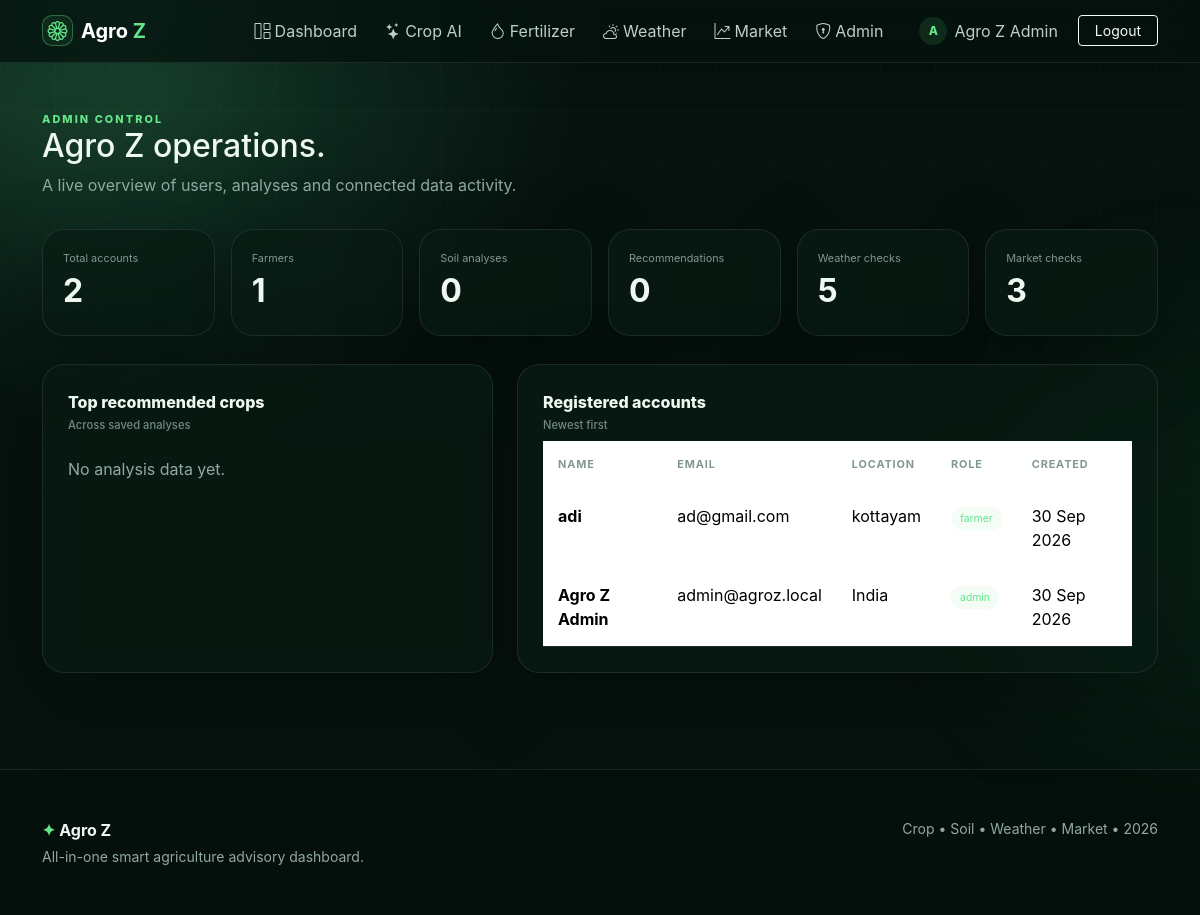
The page /admin (signed in) on the database its author committed.
### app.py (models this page shows)
class User(db.Model):
    __tablename__ = "users"
    id = db.Column(db.Integer, primary_key=True)
    name = db.Column(db.String(120), nullable=False)
    email = db.Column(db.String(255), unique=True, nullable=False, index=True)
    password_hash = db.Column(db.String(255), nullable=False)
    location = db.Column(db.String(255), default="")
    role = db.Column(db.String(30), default="farmer", nullable=False)
    created_at = db.Column(db.DateTime(timezone=True), default=now, nullable=False)

### app.py (the view)
@app.route("/admin")
@login_required
@admin_required
def admin():
    users = User.query.order_by(User.id.desc()).all()
    stats = {
        "users": User.query.count(),
        "farmers": User.query.filter_by(role="farmer").count(),
        "soil": SoilInput.query.count(),
        "recommendations": Recommendation.query.count(),
        "weather": WeatherLog.query.count(),
        "market": MarketLog.query.count(),
    }
    top = db.session.query(Recommendation.crop, func.count(Recommendation.id).label("count")).group_by(Recommendation.crop).order_by(func.count(Recommendation.id).desc()).limit(5).all()
    return render_template("admin.html", users=users, stats=stats, top_crops=top)

### app.py (called while the page is built)
def now():
    return datetime.now(timezone.utc)

def login_required(fn):
    @wraps(fn)
    def wrapper(*args, **kwargs):
        if "user_id" not in session:
            return redirect(url_for("login"))
        return fn(*args, **kwargs)
    return wrapper

def admin_required(fn):
    @wraps(fn)
    def wrapper(*args, **kwargs):
        if session.get("role") != "admin":
            flash("Admin access required.", "error")
            return redirect(url_for("dashboard"))
        return fn(*args, **kwargs)
    return wrapper

@app.context_processor
def inject_globals():
    return {"app_year": now().year}

### templates/admin.html
{% extends "base.html" %}{% block title %}Admin — Agro Z{% endblock %}{% block content %}
<div class="container py-5"><div class="eyebrow">ADMIN CONTROL</div><h2>Agro Z operations.</h2><p class="muted">A live overview of users, analyses and connected data activity.</p>
<div class="row g-3 mt-2">{% for label,val in [('Total accounts',stats.users),('Farmers',stats.farmers),('Soil analyses',stats.soil),('Recommendations',stats.recommendations),('Weather checks',stats.weather),('Market checks',stats.market)] %}<div class="col-6 col-md-4 col-xl-2"><div class="stat-card glass"><small>{{ label }}</small><b>{{ val }}</b></div></div>{% endfor %}</div>
<div class="row g-4 mt-1"><div class="col-lg-5"><div class="panel glass h-100"><div class="panel-title"><div><span>Top recommended crops</span><small>Across saved analyses</small></div></div>{% for crop,count in top_crops %}<div class="rank-row"><span>{{ loop.index }}</span><b>{{ crop }}</b><strong>{{ count }}</strong></div>{% else %}<p class="muted mt-4">No analysis data yet.</p>{% endfor %}</div></div>
<div class="col-lg-7"><div class="panel glass"><div class="panel-title"><div><span>Registered accounts</span><small>Newest first</small></div></div><div class="table-responsive mt-2"><table class="table ag-table"><thead><tr><th>Name</th><th>Email</th><th>Location</th><th>Role</th><th>Created</th></tr></thead><tbody>{% for u in users %}<tr><td><b>{{ u.name }}</b></td><td>{{ u.email }}</td><td>{{ u.location or '—' }}</td><td><span class="role-pill">{{ u.role }}</span></td><td>{{ u.created_at.strftime('%d %b %Y') }}</td></tr>{% endfor %}</tbody></table></div></div></div></div>
</div>{% endblock %}

### templates/base.html (shortened to what this page needs)
<!doctype html>
<html lang="en">
<head>
<link rel="preconnect" href="https://cdn.jsdelivr.net"><link href="https://cdn.jsdelivr.net/npm/bootstrap@5.3.3/dist/css/bootstrap.min.css" rel="stylesheet">
<link href="https://cdn.jsdelivr.net/npm/bootstrap-icons@1.11.3/font/bootstrap-icons.css" rel="stylesheet">
<link rel="stylesheet" href="{{ url_for('static', filename='css/style.css') }}">
</head>
<body>
<div class="bg-orb orb-a"></div><div class="bg-orb orb-b"></div>
<nav class="navbar navbar-expand-lg navbar-dark ag-nav sticky-top"><div class="container">
<a class="navbar-brand fw-bold d-flex align-items-center gap-2" href="{{ url_for('index') }}"><span class="brand-mark"><i class="bi bi-flower1"></i></span><span>Agro <span class="brand-z">Z</span></span></a>
<div class="collapse navbar-collapse" id="nav"><ul class="navbar-nav ms-auto align-items-lg-center gap-lg-1">
{% if session.get('user_id') %}
<li class="nav-item"><a class="nav-link" href="{{ url_for('dashboard') }}"><i class="bi bi-grid-1x2 me-1"></i>Dashboard</a></li>
<li class="nav-item"><a class="nav-link" href="{{ url_for('recommendation') }}"><i class="bi bi-stars me-1"></i>Crop AI</a></li>
<li class="nav-item"><a class="nav-link" href="{{ url_for('fertilizer') }}"><i class="bi bi-droplet me-1"></i>Fertilizer</a></li>
<li class="nav-item"><a class="nav-link" href="{{ url_for('weather') }}"><i class="bi bi-cloud-sun me-1"></i>Weather</a></li>
<li class="nav-item"><a class="nav-link" href="{{ url_for('market') }}"><i class="bi bi-graph-up-arrow me-1"></i>Market</a></li>
{% if session.get('role') == 'admin' %}<li class="nav-item"><a class="nav-link" href="{{ url_for('admin') }}"><i class="bi bi-shield-lock me-1"></i>Admin</a></li>{% endif %}
<li class="nav-item ms-lg-2"><a class="nav-link profile-chip" href="{{ url_for('profile') }}"><span class="avatar">{{ session.get('name','F')[:1]|upper }}</span>{{ session.get('name','Farmer') }}</a></li>
<li class="nav-item ms-lg-1"><a class="btn btn-outline-light btn-sm px-3" href="{{ url_for('logout') }}">Logout</a></li>
{% endif %}</ul></div></div></nav>
<main>{% block content %}{% endblock %}</main>
<footer class="footer py-5 mt-5"><div class="container d-flex flex-column flex-md-row justify-content-between gap-3"><div><strong><span class="brand-z">✦</span> Agro Z</strong><div class="muted small mt-1">All-in-one smart agriculture advisory dashboard.</div></div><div class="muted small">Crop • Soil • Weather • Market • {{ app_year }}</div></div></footer>
</body></html>

### static/css/style.css (style rules this page uses)
:root { --bg:#06120e;--panel:#0c1d17;--panel2:#10271e;--line:rgba(255,255,255,.09);--text:#eef8f1;--muted:#91aaa0;--green:#65e58a;--green2:#2dbb61;--shadow:0 24px 80px rgba(0,0,0,.28) }
* { box-sizing:border-box }
html { scroll-behavior:smooth }
body { margin:0;background:radial-gradient(circle at 12% 0%,#143b2b 0,#06120e 32%),var(--bg);color:var(--text);font-family:Inter,system-ui,-apple-system,BlinkMacSystemFont,"Segoe UI",sans-serif;min-height:100vh;overflow-x:hidden }
body:before { content:"";position:fixed;inset:0;pointer-events:none;background-image:linear-gradient(rgba(255,255,255,.018) 1px,transparent 1px),linear-gradient(90deg,rgba(255,255,255,.018) 1px,transparent 1px);background-size:55px 55px;mask-image:linear-gradient(to bottom,black,transparent 80%);z-index:-2 }
.bg-orb { position:fixed;width:420px;height:420px;border-radius:50%;filter:blur(90px);opacity:.08;pointer-events:none;z-index:-1 }
.orb-a { background:var(--green);top:-200px;left:-170px }
a { text-decoration:none;color:inherit }
.ag-nav { background:rgba(5,17,13,.78);backdrop-filter:blur(18px);border-bottom:1px solid var(--line);box-shadow:0 8px 40px rgba(0,0,0,.12) }
.brand-mark { width:31px;height:31px;border:1px solid rgba(101,229,138,.35);border-radius:10px;display:grid;place-items:center;color:var(--green);background:rgba(101,229,138,.08) }
.brand-z { color:var(--green) }
.nav-link { color:#bdd0c7!important;border-radius:10px;padding:.55rem .75rem!important }
.profile-chip { display:flex;align-items:center;gap:7px }
.avatar { width:28px;height:28px;border-radius:50%;display:grid;place-items:center;background:rgba(101,229,138,.12);color:var(--green);font-weight:800;font-size:.75rem }
.eyebrow { font-size:.68rem;letter-spacing:.19em;color:var(--green);font-weight:850 }
.muted { color:var(--muted) }
.glass { background:linear-gradient(145deg,rgba(16,39,30,.88),rgba(7,22,16,.9));border:1px solid var(--line);box-shadow:var(--shadow);backdrop-filter:blur(14px) }
.feature-card,.dash-card,.panel,.auth-card,.result-card,.empty-card,.stat-card,.stat-mini { border:1px solid var(--line);background:rgba(9,27,20,.72);border-radius:22px }
.panel { padding:25px }
.panel-title { display:flex;justify-content:space-between;align-items:center;font-weight:780 }
.panel-title small { display:block;color:#718a80;font-size:.7rem;font-weight:500;margin-top:3px }
.ag-table { color:#dfeae5;margin-bottom:0 }
.ag-table th { color:#81988f;font-size:.68rem;text-transform:uppercase;letter-spacing:.08em }
.ag-table td,.ag-table th { border-color:var(--line);padding:15px }
.stat-card { padding:20px }
.stat-card small { display:block;color:#81988f;font-size:.68rem }
.stat-card b { font-size:2rem }
.role-pill { font-size:.65rem;padding:5px 9px;border-radius:999px;background:rgba(101,229,138,.08);color:var(--green) }
.footer { border-top:1px solid var(--line);background:rgba(0,0,0,.15) }

### rows shown on the page
User: get "Agro Z Admin", name "Agro Z Admin", email "admin@agroz.local", location "India", role "admin", created_at "30 Sep 2026"
User: name "adi", email "ad@gmail.com", location "kottayam", role "farmer", created_at "30 Sep 2026"

### other values the page prints
{{ session.get('name','F')[:1]|upper }} "A"
{{ label }} "Total accounts" "Farmers" "Soil analyses" "Recommendations" "Weather checks" "Market checks"
{{ val }} "2" "1" "0" "0" "5" "3"
